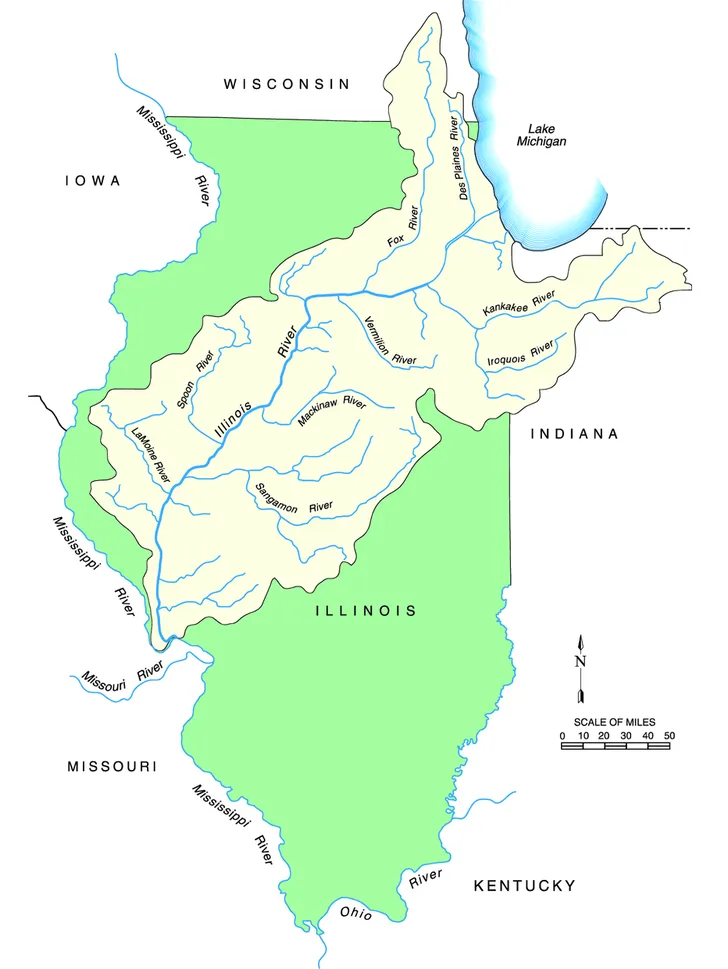
#> input picture src/cv/src/script/data/Map.webp, 728 x 969 px, shrunk from 932 x 1241 before the run
$ python MapNode.py
#> lines starting #> are read from the running program, lines starting #| are printed output that depends on the picture
#> (reads src/cv/src/script/data/contours_all.pkl from the repository)
### src/cv/src/script/services/DataReader.py
#!/usr/bin/env python3
import csv
import os
import yaml
import pandas as pd
import json

class DataReader:
    def __init__(self, file_path):
#> called with file_path = '../data/data.csv'
        self.__file_path = file_path
        self.__year_data_dict = {}
        self.__data = []
        self.__expected_regions = 5  # Set the expected number of regions

        # Get file extension
        _, file_extension = os.path.splitext(file_path)
        self.__file_extension = file_extension.lower()

        self.load_data()
        self.load_year_data_dict()

    def load_data(self):
        """Dynamically load data based on file extension"""
        if self.__file_extension in ['.csv']:
            self.__load_csv()
        elif self.__file_extension in ['.xlsx', '.xls']:
            self.__load_excel()
        elif self.__file_extension in ['.tsv']:
            self.__load_tsv()
        elif self.__file_extension in ['.yaml', '.yml']:
            self.__load_yaml()
        elif self.__file_extension in ['.txt', '.log']:
            self.__load_text()
        elif self.__file_extension in ['.json']:
            self.__load_json()
        else:
            raise ValueError(f"Unsupported file format: {self.__file_extension}. Supported formats: .csv, .xlsx, .xls, .tsv, .yaml, .yml, .txt, .log, .json")

    def __load_csv(self):
        """Load data from CSV file"""
        with open(self.__file_path, mode='r', newline='', encoding='utf-8') as file:
#> (reads src/cv/src/script/data/data.csv from the repository)
            reader = csv.reader(file, delimiter=',')
            self.__data = list(reader)

    # [176 lines left out: functions __load_excel, __load_tsv, __load_yaml, __load_json, __load_text, __convert_to_table_format, not called in this run]

    def get_row(self, year):
        """Get data for a specific year"""
        try:
            return self.__year_data_dict[str(year)]
        except KeyError:
            return "No Such year exists"

    def load_year_data_dict(self):
        """Process the loaded data and organize it by year"""
        if not self.__data:
            raise ValueError("No data was loaded from the file or the file is empty")

        # Skip header row (index 0)
        for row in self.__data[1:]:
            # Skip empty rows
            if not row or not row[0]:
                continue

            # Check if the first column is a year
            if str(row[0]).isdigit():
                year = str(row[0])

                # Ensure we have enough columns
                data_values = row[1:]
                if len(data_values) < self.__expected_regions:
                    data_values.extend([''] * (self.__expected_regions - len(data_values)))

                # Initialize year data
                self.__year_data_dict[year] = [False] * self.__expected_regions

                # Process each region value
                for i in range(self.__expected_regions):
                    if i < len(data_values):
                        value = data_values[i]

                        # Skip empty values
                        if value == '':
                            continue

                        # Normalize the value to a string
                        norm_value = str(value).lower().strip()

                        # Convert to boolean based on value
                        if norm_value =='y':
                            self.__year_data_dict[year][i] = True
                        elif norm_value =='n':
                            self.__year_data_dict[year][i] = False
                        else:
                            raise ValueError(f"Invalid data at column of region {i+1} for year {year}. Data must be y/n, yes/no, true/false, or 1/0.")

    def get_years(self):
        """Return all available years"""
        return self.__year_data_dict.keys()

### src/cv/src/script/services/ImageHandler.py
#!/usr/bin/env python3
import cv2 as cv
from pathlib import Path

class ImageHandler:
    def __init__(self, image_path,region_loader,data_reader):
#> called with image_path = '../data/Map.webp'
        self.image = cv.imread(image_path)
#> self.image is the input picture: shape (969, 728, 3); mean B, G, R 227.9, 250.2, 229.8

        if self.image is None:
            raise ValueError(f"Error: Could not load image from {image_path}")

        self.region_loader = region_loader
        self.data_reader = data_reader
        self.year_img_list = []

    '''todo:
    +get rid of methods that are used one time or that are one line of code'''


    def draw_region(self,img, region_num, color):
        region = self.region_loader.get_region(region_num)
        cv.drawContours(img, region[0], -1, color, thickness=-1)

    def draw_images(self):
        years= self.data_reader.get_years()

        for year in years:
            try:
                row = self.data_reader.get_row(year)
                if row == "No Such year exists":
                    print(f"Skipping year {year}: No data found")
                    continue

                copy_img = self.image.copy()
                cv.putText(copy_img, year, (50,50), cv.FONT_HERSHEY_SIMPLEX, 2, (0, 0, 0), 4)


                for i in range(len(row)):
                    if row[i]:
                        self.draw_region(copy_img, i, (0, 0, 255))
                    else:
                        pass

                base_dir = Path(__file__).resolve().parent.parent
                image_path = str(base_dir / "images")
                print(f"base dir: {base_dir}\nimage_path: {image_path}")
                cv.imwrite(image_path + year + ".png", copy_img)

                self.year_img_list.append(copy_img)

            except ValueError as e:
                print(f"Error processing year {year}: {str(e)}")
                continue  # Continue with the next year
            except Exception as e:
                print(f"Unexpected error processing year {year}: {str(e)}")
                continue  # Continue with the next year
#> this loop made 9 passes
#> pass 1, in draw_images, `cv.imwrite(image_path + year + ".png", copy_img)`:
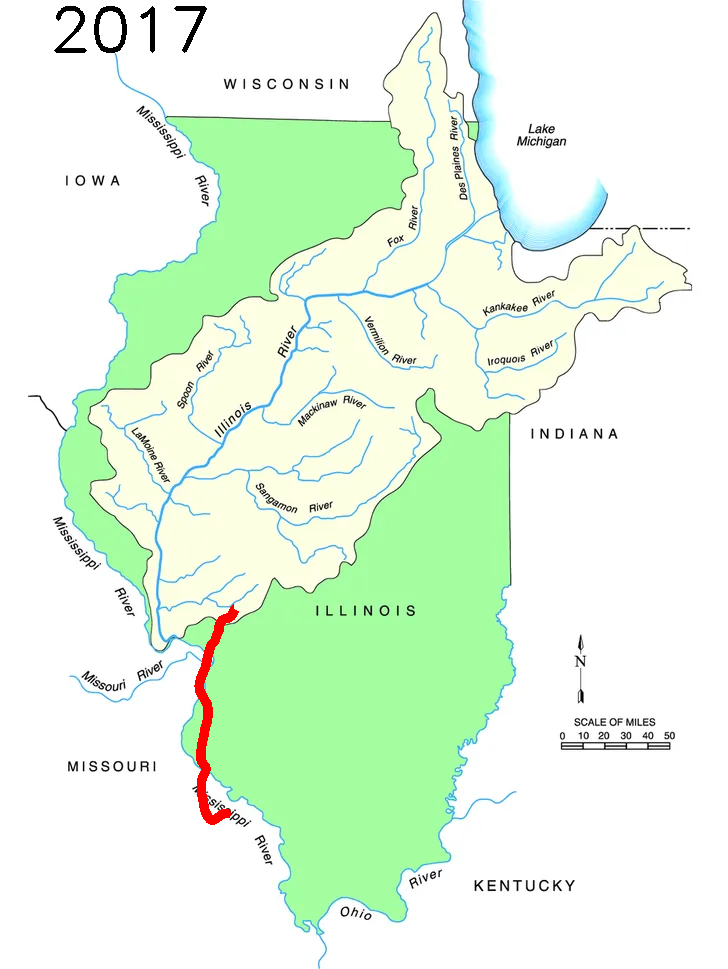
#> saved as images2017.png: shape (969, 728, 3); mean B, G, R 226.6, 248.7, 229.4
#> after the loop, self.year_img_list = 9 items


        return self.year_img_list

### src/cv/src/script/services/VideoCreator.py
#!/usr/bin/env python3
import cv2 as cv

class VideoCreator:
    def __init__(self,img_list):
        self.img_list = img_list
#> self.img_list = 9 items
        self.__fourrc = cv.VideoWriter_fourcc(*'mp4v')
        try:
            self.frame_size = [self.img_list[0].shape[1], self.img_list[0].shape[0]]
#> self.frame_size = [728, 969]
        except IndexError:
            raise ValueError("Error: Image list is empty or images are not properly loaded")

    def create_video(self, filename):
#> called with filename = '../output/output.mp4'
        try:
            vid = cv.VideoWriter(filename, self.__fourrc, 1, self.frame_size)

            for img in self.img_list:
                for i in range(3):
                    vid.write(img)
            vid.release()
        except Exception as e:
            raise ValueError(f"Error creating video: {str(e)}")

### src/cv/src/script/services/RegionLoader.py
#!/usr/bin/env python3
import pickle

class RegionLoader:
    def __init__(self,filename):
        self.contours_list = []
        self.__filename = filename
        self.load_regions()

    def load_regions(self):
        with open(self.__filename, 'rb') as f:
            self.contours_list = pickle.load(f)

    def get_region(self,region_num):
        return self.contours_list[region_num]

### src/cv/src/script/nodes/MapNode.py
#!/usr/bin/env python3
import rospy
from services.ImageHandler import ImageHandler
from services.RegionLoader import RegionLoader
from services.VideoCreator import VideoCreator
from services.DataReader import DataReader

class MapNode:
    MAP_DIR="../data/Map.webp"
    CONTOURS_DIR="../data/contours_all.pkl"
    DATA_DIR="../data/data.csv"
    OUTPUT_VID_DIR="../output/output.mp4"

    def __init__(self):
        rospy.init_node('map_node')

    def run(self):
        try:
            image_handler = ImageHandler(MapNode.MAP_DIR, RegionLoader(MapNode.CONTOURS_DIR), DataReader(MapNode.DATA_DIR))
            video_creator = VideoCreator(image_handler.draw_images())
            video_creator.create_video(MapNode.OUTPUT_VID_DIR)
        except FileNotFoundError as e:
            print(f"File not found: {str(e)}")
        except ValueError as e:
            print(f"Value error: {str(e)}")
        except Exception as e:
            print(f"Unexpected error in map node: {str(e)}")

if __name__=="__main__":
    try:
        node = MapNode()
        node.run()
    except rospy.ROSException as e:
        rospy.logerr(f"Error in map node: {e}")
